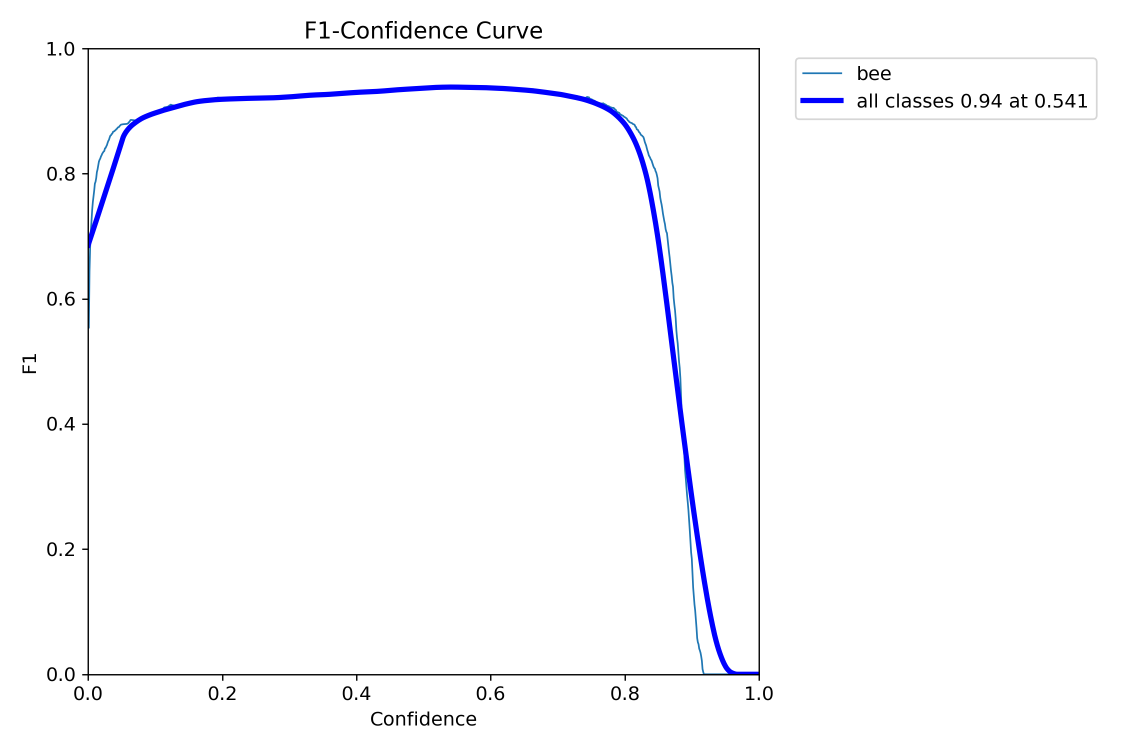
#> input picture runs/detect/train/BoxF1_curve.png, 2250 x 1500 px, found by its file name (shown at 1/2 size); its folder holds 4 pictures in this run
$ python resize_dataset_train.py
#> lines starting #> are read from the running program, lines starting #| are printed output that depends on the picture
import os
import cv2
from tqdm import tqdm

# ==============================
# 🔧 Einstellungen
# ==============================
input_dir = "data_raw/images/train"     # Eingangsordner (train)
output_dir = "data/images/train"  # Zielordner
target_width = 640                  # Zielbreite in Pixeln

# Ordnerstruktur automatisch erstellen
os.makedirs(output_dir, exist_ok=True)

# ==============================
# ⚙️ Bilder skalieren
# ==============================
for filename in tqdm(os.listdir(input_dir), desc="Resizing images"):
    if not (filename.endswith(".jpg") or filename.endswith(".png")):
        continue

    # Bild laden
    img_path = os.path.join(input_dir, filename)
    img = cv2.imread(img_path)
#> img is the input picture: shape (1500, 2250, 3); mean B, G, R 252.5, 250.5, 250.3

    if img is None:
        print(f"⚠️ Konnte {filename} nicht lesen, überspringe...")
        continue

    # Seitenverhältnis beibehalten
    h, w = img.shape[:2]
#> h = 1500; w = 2250
    scale = target_width / w
#> scale = 0.284
    new_h = int(h * scale)
#> new_h = 426
    resized = cv2.resize(img, (target_width, new_h))
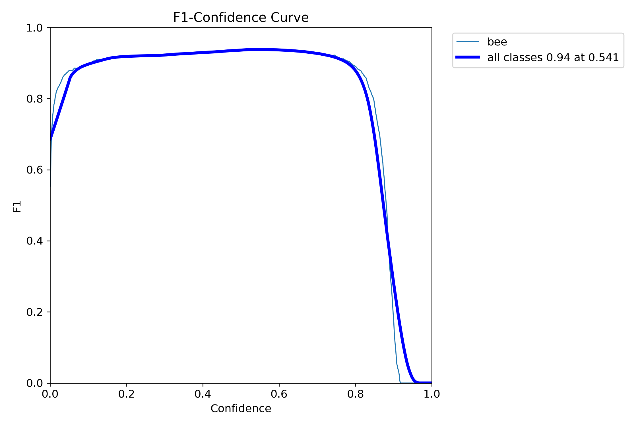
#> resized: shape (426, 640, 3); mean B, G, R 252.5, 250.5, 250.3

    # Neues Bild speichern
    out_path = os.path.join(output_dir, filename)
    cv2.imwrite(out_path, resized)
#> pass 2 of the loop `for filename in tqdm(os.listdir(input_dir), desc="Resizing images"):`:
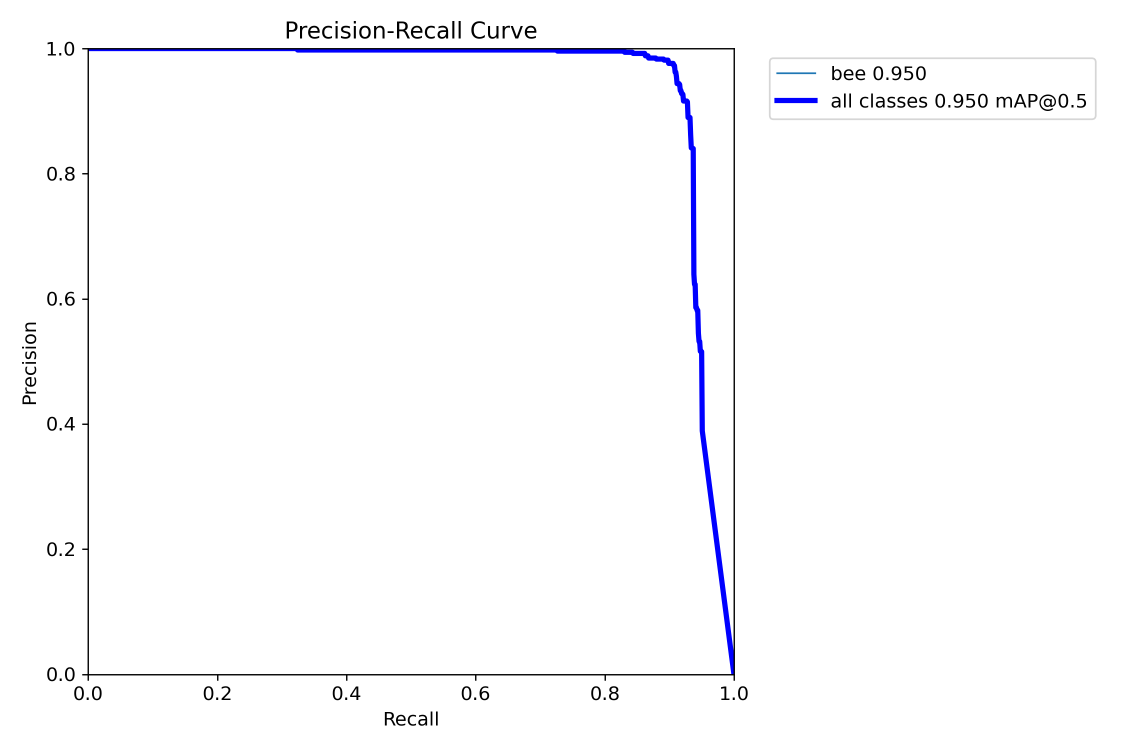
#> input picture runs/detect/train/BoxPR_curve.png, 2250 x 1500 px, found by its file name (shown at 1/2 size)
#> img is the input picture: shape (1500, 2250, 3); mean B, G, R 252.5, 250.9, 250.9
#> `resized = cv2.resize(img, (target_width, new_h))`:
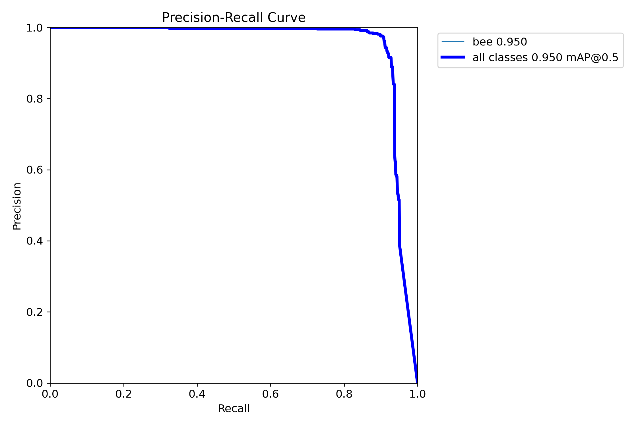
#> resized: shape (426, 640, 3); mean B, G, R 252.3, 250.7, 250.7
#> pass 3 of the loop `for filename in tqdm(os.listdir(input_dir), desc="Resizing images"):`:
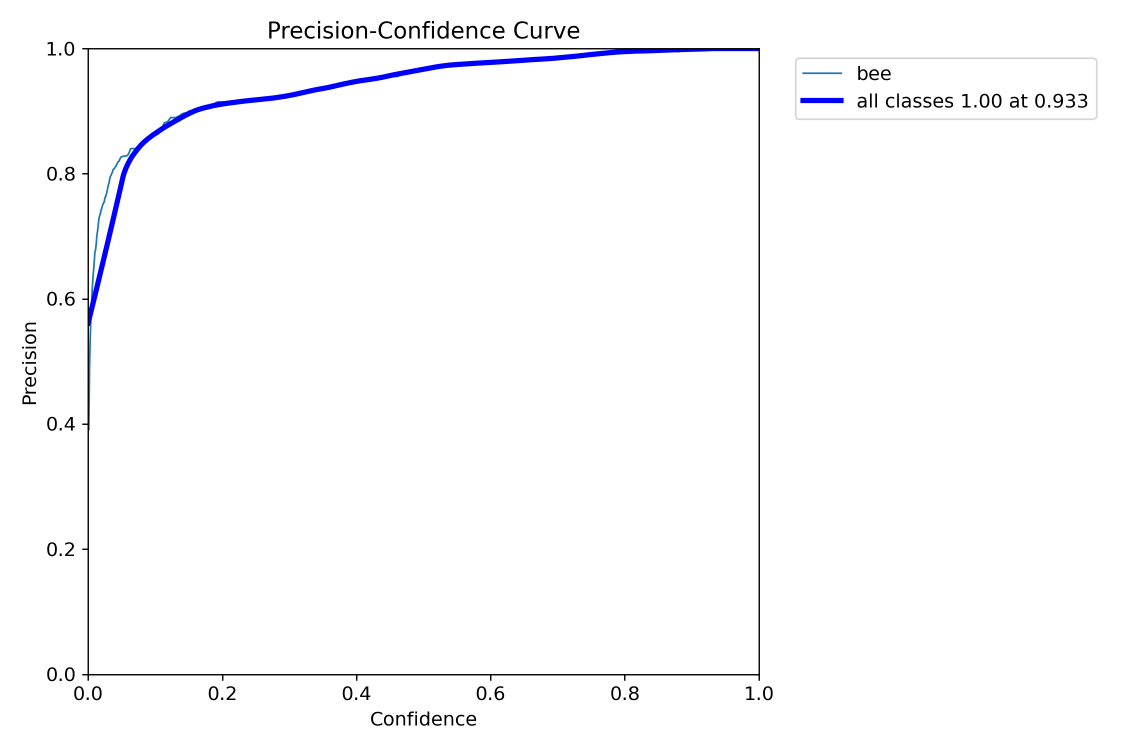
#> input picture runs/detect/train/BoxP_curve.png, 2250 x 1500 px, found by its file name (shown at 1/2 size)
#> img is the input picture: shape (1500, 2250, 3); mean B, G, R 252.4, 251.1, 251.1
#> `resized = cv2.resize(img, (target_width, new_h))`:
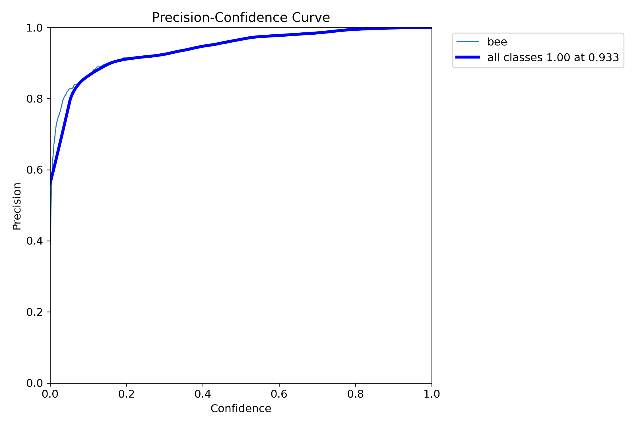
#> resized: shape (426, 640, 3); mean B, G, R 252.4, 251.1, 251.1
#> the loop made 4 passes; the first 3 are shown

print("✅ Alle Bilder erfolgreich skaliert.")
